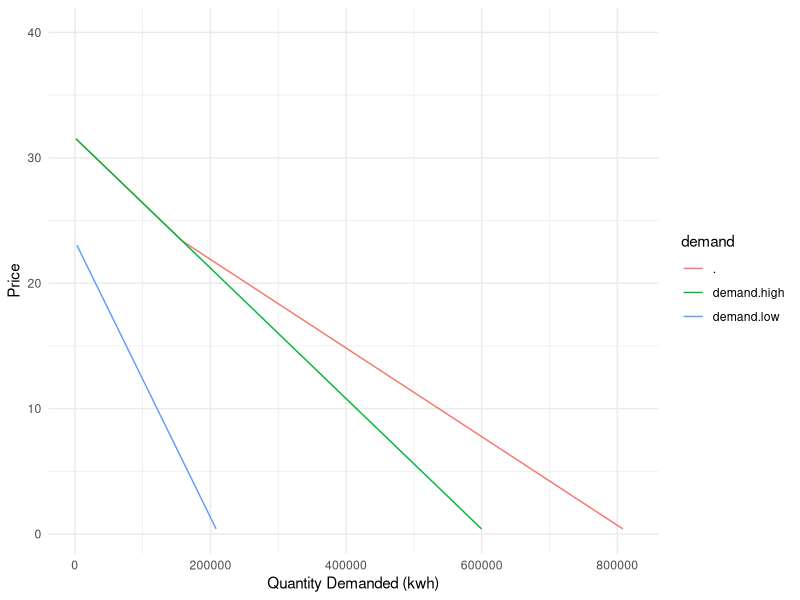

Source code (R):
## ---- chunk 1
knitr::opts_chunk$set(echo = TRUE)

library(tidyverse)
library(here)

options(scipen = 999)
## ---- chunk 2
# read in the data
data <- read_csv(here('data/HW3_data.csv')) %>% 
  select(!1) 

# perform a linear fit
low.model <- lm(Price_Cents ~ Q_Low_Kwh, data)
high.model <- lm(Price_Cents ~ Q_High_Kwh, data)
## ---- chunk 3
# convert price to demand
demand <- function(price, model) {
  q <- (price - model$coefficients[[1]]) / model$coefficients[[2]]
  q <- ifelse(q < 0, 0, q)
  return(q)
}

# calculate aggregate demand
demand_agg <- function(price) {
  q <- demand(price, low.model) + demand(price, high.model)
  return(q)
}

# calculate consumer surplus
cs <- function(price, model) {
  q <- demand(price, model)
  cs <- 0.5 * (model$coefficients[[1]]) / model
  return(cs)
}

# aggregate consumer surplus
cs_agg <- function(price){
  cs <- cs(price, low.model) + cs(price, model.high)
  return(cs)
}
## ---- chunk 4
# function that converts quantity in lbs to metric tons and returns mec
mec <- function(q, p){
  q_ton <- q / 2204.62
  p_kwh <- q_ton * p
  return(p_kwh)
}

round(mec(0.85, 51), 4)
## ---- chunk 5
price <- seq(0, 40, length.out = 100)
agg_demand <- demand_agg(price) %>% 
  as.data.frame() %>% 
  cbind(price) %>% 
  mutate(demand.low = demand(price, low.model),
         demand.high = demand(price, high.model)) %>% 
  pivot_longer(c(., demand.low, demand.high),
               names_to = 'demand',
               values_to = 'quantity_d') 

agg_demand[agg_demand == 0] <- NA


ggplot(agg_demand) +
  geom_line(aes(x = quantity_d, y = price, color = demand)) +
  theme_minimal() +
  labs(x = "Quantity Demanded (kwh)", y = "Price")
